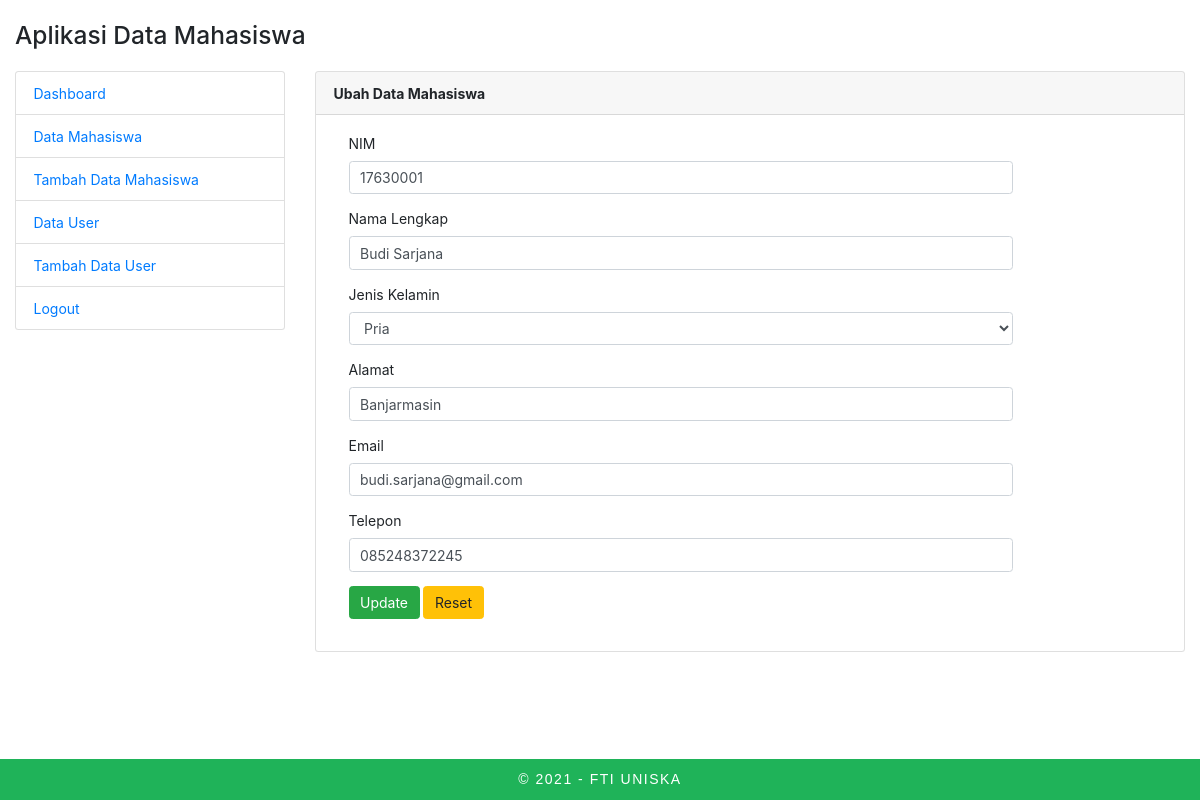
Screenshot of /admin/index.php?page=mahasiswa-edit&id=1 (signed in) with the database file from the repository.
### tables this page shows
CREATE TABLE `mahasiswa` (
  `id` int(11) NOT NULL,
  `nim` varchar(10) DEFAULT NULL,
  `nama` varchar(100) DEFAULT NULL,
  `jenis_kelamin` varchar(10) DEFAULT NULL,
  `alamat` varchar(200) DEFAULT NULL,
  `email` varchar(100) DEFAULT NULL,
  `telepon` char(15) DEFAULT NULL
);

### mahasiswa/mahasiswa_edit.php (the view, shortened to what this page needs)
<?php
$id = $_GET['id'];
$result = mysqli_query($con, "SELECT * FROM mahasiswa WHERE id=$id");
while ($data = mysqli_fetch_array($result)) {
    $nim    = $data['nim'];
    $nama   = $data['nama'];
    $alamat = $data['alamat'];
    $jk     = $data['jenis_kelamin'];
    $email  = $data['email'];
    $telepon = $data['telepon'];
}
?>
<div class="row">
    <div class="col-md-12">
        <div class="card">
            <div class="card-header">
                <strong>Ubah Data Mahasiswa</strong>
            </div>
            <div class="card-body">
                <form method="POST" action="?page=mahasiswa-update" class="form-horizontal" >
                    <div class="form-group">
                        <label for="nim" class="col-sm-2 control-label">NIM</label>
                        <div class="col-sm-10">
                            <input type="text" class="form-control" name="nim" value="<?php echo $nim; ?>" required>
                        </div>
                    </div>
                    <div class="form-group">
                        <label for="nama" class="col-sm-2 control-label">Nama Lengkap</label>
                        <div class="col-sm-10">
                            <input type="text" class="form-control" name="nama" value="<?php echo $nama; ?>" required>
                        </div>
                    </div>
                    <div class="form-group">
                        <label for="jenis_kelamin" class="col-sm-2 control-label">Jenis Kelamin</label>
                        <div class="col-sm-10">
                            <select class="form-control" name="jenis_kelamin">
                                <option <?php if ($jk == "Pria") echo 'selected'; ?> value="Pria">Pria</option>
                            </select>
                        </div>
                    </div>
                    <div class="form-group">
                        <label for="alamat" class="col-sm-2 control-label">Alamat</label>
                        <div class="col-sm-10">
                            <input type="text" class="form-control" name="alamat" value="<?php echo $alamat; ?>" required>
                        </div>
                    </div>
                    <div class="form-group">
                        <label for="email" class="col-sm-2 control-label">Email</label>
                        <div class="col-sm-10">
                            <input type="email" class="form-control" name="email" value="<?php echo $email; ?>" required>
                        </div>
                    </div>
                    <div class="form-group">
                        <label for="telepon" class="col-sm-2 control-label">Telepon</label>
                        <div class="col-sm-10">
                            <input type="number" class="form-control" name="telepon" value="<?php echo $telepon; ?>" required>
                        </div>
                    </div>
                    <div class="form-group">
                        <div class="col-sm-offset-2 col-sm-10">
                        <input type="submit" name="update" class="btn btn-success" value="Update">
                        <input type="reset" name="reset" class="btn btn-warning" value="Reset">
                        </div>
                    </div>
                </form>
            </div>
        </div>
    </div>
</div>

### admin/index.php (style rules this page uses)
body { margin-bottom: 6em; }
* { font-size: 14px; }

### rows the page displays
mahasiswa: nim "17630001", nama "Budi Sarjana", jenis_kelamin "Pria", alamat "Banjarmasin", email "budi.sarjana@gmail.com", telepon "085248372245"
